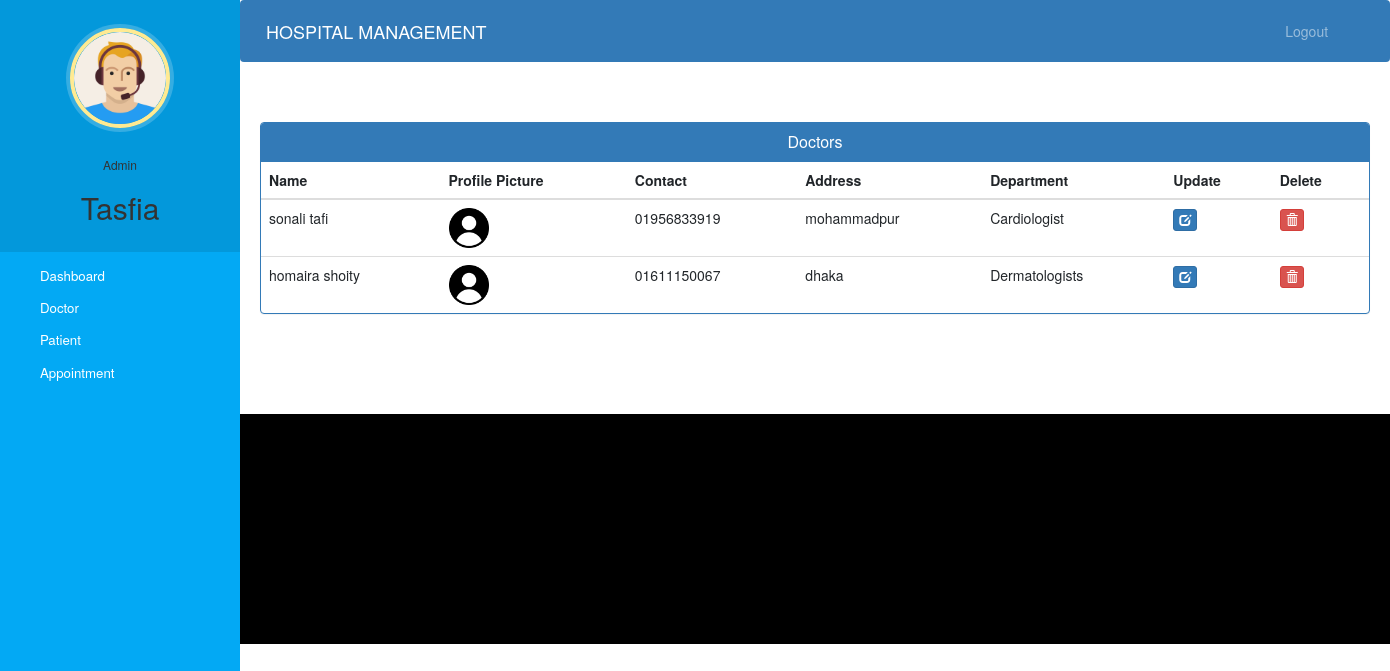
The app's page /admin-view-doctor (signed in) with its own data.
### hospital/models.py (models this page shows, shortened)
class Doctor(models.Model):
    user=models.OneToOneField(User,on_delete=models.CASCADE)
    profile_pic= models.ImageField(upload_to='profile_pic/DoctorProfilePic/',null=True,blank=True)
    address = models.CharField(max_length=40)
    mobile = models.CharField(max_length=20,null=True)
    department= models.CharField(max_length=50,choices=departments,default='Cardiologist')
    status=models.BooleanField(default=False)
    @property
    def get_name(self):
        return self.user.first_name+" "+self.user.last_name

### hospital/views.py (the view)
# urls.py: path('admin-view-doctor', views.admin_view_doctor_view,name='admin-view-doctor'),
@login_required(login_url='adminlogin')
@user_passes_test(is_admin)
def admin_view_doctor_view(request):
    doctors=models.Doctor.objects.all().filter(status=True)
    return render(request,'hospital/admin_view_doctor.html',{'doctors':doctors})

### hospital/views.py (called while the page is built)
def is_admin(user):
    return user.groups.filter(name='ADMIN').exists()

### templates/hospital/admin_view_doctor.html (shortened to what this page needs)
{% extends 'hospital/admin_base.html' %}
{% block content %}
{%load static%}
<head>
  <link href="//netdna.bootstrapcdn.com/bootstrap/3.0.0/css/bootstrap.min.css" rel="stylesheet" id="bootstrap-css">
</head>
<div class="container">
  <div class="panel panel-primary">
    <div class="panel-heading">
      <h6 class="panel-title">Doctors</h6>
    </div>
    <table class="table table-hover" id="dev-table">
      <thead>
        <tr>
          <th>Name</th>
          <th>Profile Picture</th>
          <th>Contact</th>
          <th>Address</th>
          <th>Department</th>
          <th>Update</th>
          <th>Delete</th>
        </tr>
      </thead>
      {% for d in doctors %}
      <tr>
        <td> {{d.get_name}}</td>
        <td> <img src="{% static d.profile_pic.url %}" alt="Profile Pic" height="40px" width="40px" /></td>
        <td>{{d.mobile}}</td>
        <td>{{d.address}}</td>
        <td>{{d.department}}</td>
        <td><a class="btn btn-primary btn-xs" href="{% url 'update-doctor' d.id  %}"><span class="glyphicon glyphicon-edit"></span></a></td>
        <td><a class="btn btn-danger btn-xs" href="{% url 'delete-doctor-from-hospital' d.id  %}"><span class="glyphicon glyphicon-trash"></span></a></td>
      </tr>
      {% endfor %}
    </table>
  </div>
</div>
{% endblock content %}

### templates/hospital/admin_base.html (shortened to what this page needs)
<!DOCTYPE html>
{% load static %}
<html lang="en">
<head>
  <link rel="stylesheet" href="https://stackpath.bootstrapcdn.com/bootstrap/4.3.1/css/bootstrap.min.css">
  <link rel="stylesheet" href="https://maxcdn.bootstrapcdn.com/font-awesome/4.7.0/css/font-awesome.min.css">
  <link rel="stylesheet" href="{% static '/style.css' %}">
</head>
<body>
  <nav class="menu" tabindex="0">
    <header class="avatar">
      <img src="{% static "images/adminpropic.png" %}" />
      <br><br>
      <h6>Admin</h6>
      <h2>{{request.user.first_name}}</h2>
    </header>
    <ul>
      <li tabindex="0" class="icon-dashboard"> <a style="color:white; text-decoration:none;" href="/admin-dashboard"><span>Dashboard</span></a> </li>
      <li tabindex="0" class="icon-customers"> <a style="color:white; text-decoration:none;" href="/admin-doctor"><span>Doctor</span></a></li>
      <li tabindex="0" class="icon-users"> <a style="color:white; text-decoration:none;" href="/admin-patient"><span>Patient</span></a></li>
      <li tabindex="0" class="icon-calendar"> <a style="color:white; text-decoration:none;" href="/admin-appointment"><span>Appointment</span></a></li>
    </ul>
  </nav>
  <main>
    <div class="bs-example">
      <nav class="navbar navbar-expand-md  navbar-dark fixed-top" style="background:#337AB7;">
        <a href="/admin-dashboard" class="navbar-brand">HOSPITAL MANAGEMENT</a>
        <div class="collapse navbar-collapse justify-content-between" id="navbarCollapse">
          <div class="navbar-nav" style=" margin-left: 90%;">
            <a href="/logout" class="nav-item nav-link">Logout</a>
          </div>
        </div>
      </nav>
    </div>
    <br><br>
    {% block content %}
    {% endblock content %}
    <br><br><br><br>
    <footer>
      <br>
      <div class="container">
        <div class="row">
          <div class="col-md-12 col-sm-12">
          </div>
        </div>
      </div>
    </footer>
  </main>
</body>
</html>

### static/style.css (style rules this page uses)
body { padding-left: 240px; }
main { position: relative; height: 100vh; }
.menu { background: #5bc995; height: 100vh; width: 240px; position: fixed; top: 0px; left: 0; z-index: 5; outline: none; }
.menu .avatar { background: rgba(0, 0, 0, 0.1); padding: 2em 0.5em; text-align: center; }
.menu .avatar img { width: 100px; border-radius: 50%; overflow: hidden; border: 4px solid #ffea92; box-shadow: 0 0 0 4px rgba(255, 255, 255, 0.2); }
.menu .avatar h2 { font-weight: normal; margin-bottom: 0; }
.menu ul { list-style: none; padding: 0.5em 0; margin: 0; }
.menu ul li { padding: 0.5em 1em 0.5em 3em; font-size: 0.95em; font-weight: regular; background-repeat: no-repeat; background-position: left 15px center; background-size: auto 20px; transition: all 0.15s linear; cursor: pointer; }
.menu ul li.icon-dashboard { background-image: url("http://www.entypo.com/images//gauge.svg"); }
.menu ul li.icon-customers { background-image: url("http://www.entypo.com/images//briefcase.svg"); }
.menu ul li.icon-users { background-image: url("http://www.entypo.com/images//users.svg"); }
.menu ul li.icon-calendar { background-image: url("http://www.entypo.com/images//calendar.svg"); }

### templates/hospital/admin_base.html (style rules this page uses)
a:link { text-decoration: none; }
a { color: white; }
footer { padding: 0px 0px 0px 0px; background-color: black; margin: 0px; }
body { padding-left: 240px; }
main { position: relative; height: 100vh; }
.menu { background: #03a9f4; height: 100vh; width: 240px; position: fixed; top: 0px; left: 0; z-index: 5; outline: none; }
.menu .avatar { background: rgba(0, 0, 0, 0.1); padding: 2em 0.5em; text-align: center; }
.menu .avatar img { width: 100px; border-radius: 50%; overflow: hidden; border: 4px solid #ffea92; box-shadow: 0 0 0 4px rgba(255, 255, 255, 0.2); }
.menu .avatar h2 { font-weight: normal; margin-bottom: 0; }
.menu ul { list-style: none; padding: 0.5em 0; margin: 0; }
.menu ul li { padding: 0.5em 1em 0.5em 3em; font-size: 0.95em; font-weight: regular; background-repeat: no-repeat; background-position: left 15px center; background-size: auto 20px; transition: all 0.15s linear; cursor: pointer; }
.menu ul li.icon-dashboard { background-image: url("http://www.entypo.com/images//gauge.svg"); }
.menu ul li.icon-customers { background-image: url("http://www.entypo.com/images//briefcase.svg"); }
.menu ul li.icon-users { background-image: url("http://www.entypo.com/images//users.svg"); }
.menu ul li.icon-calendar { background-image: url("http://www.entypo.com/images//calendar.svg"); }

### templates/hospital/admin_view_doctor.html (style rules this page uses)
a:link { text-decoration: none; }
h6 { text-align: center; }
.row { margin: 100px; }

### records on screen
Doctor: get_name "sonali tafi", profile_pic (placeholder picture), mobile "01956833919", address "mohammadpur", department "Cardiologist"
Doctor: get_name "homaira shoity", profile_pic (picture), mobile "01611150067", address "dhaka", department "Dermatologists"

### other values on screen
{{ request.user.first_name }} "Tasfia"
